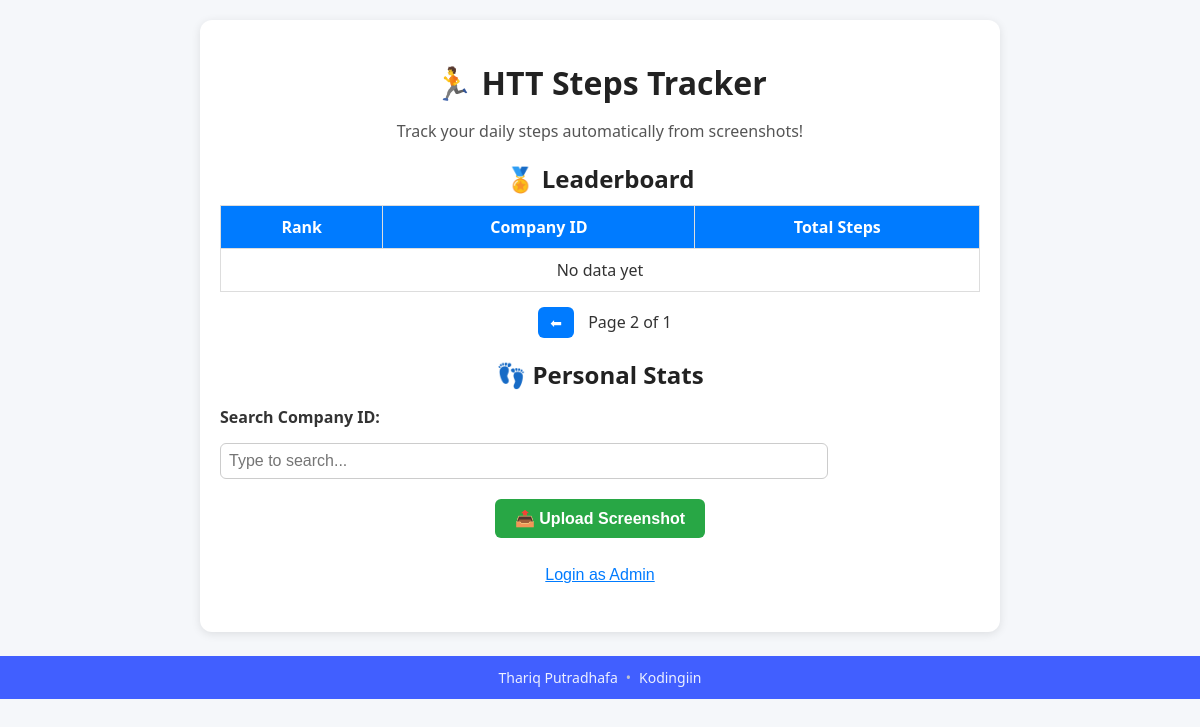
Page /?page=2 on the earlier database version.
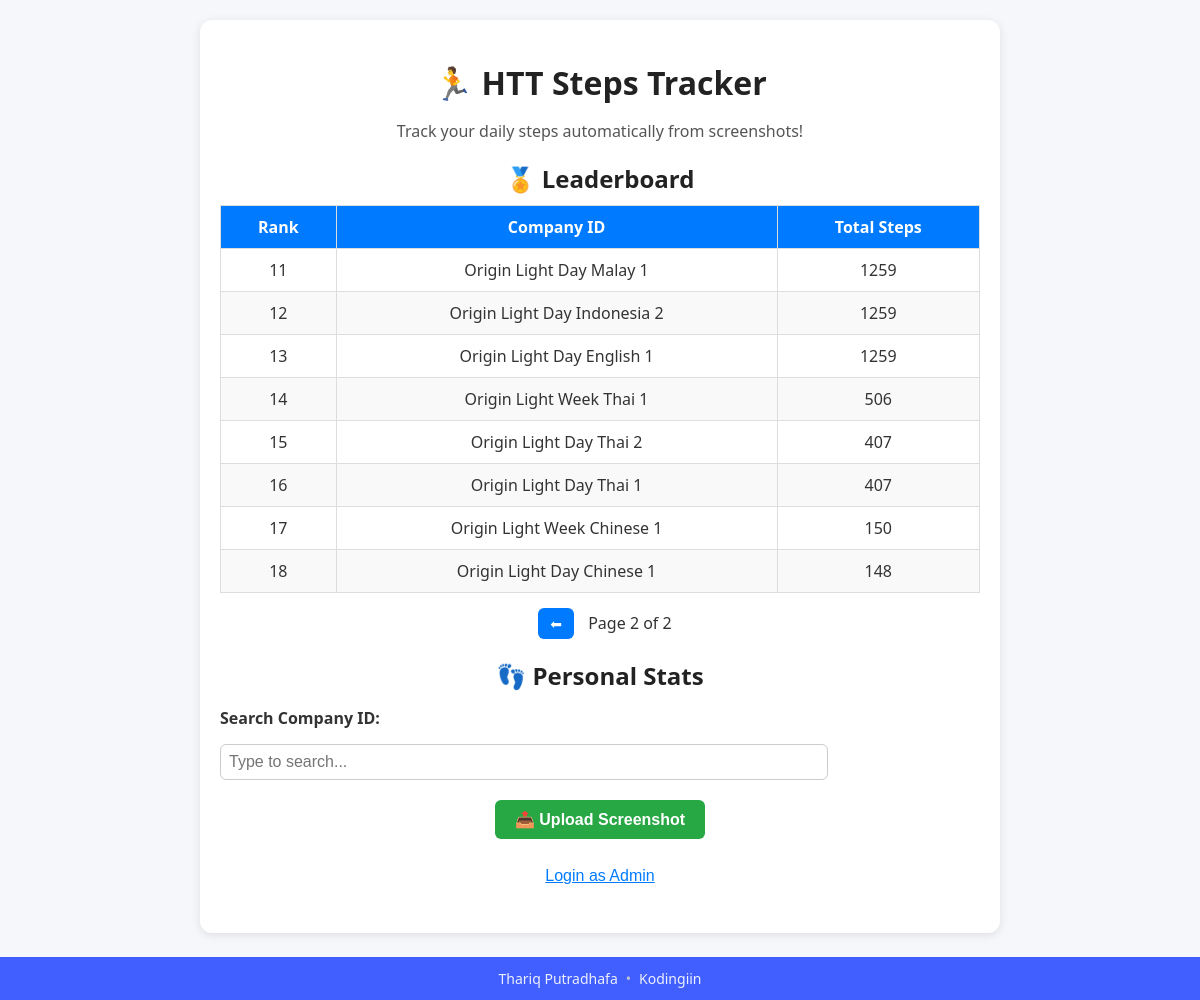
Same page on the later database version.
### tables this page shows
CREATE TABLE steps (
                        id INTEGER PRIMARY KEY AUTOINCREMENT,
                        name TEXT,
                        steps INTEGER,
                        filename TEXT,
                        created_at TEXT
                    );

### app.py (the view, shortened to what this page needs)
@app.route('/')
def index():
    user = request.args.get('user', '')
    page = int(request.args.get('page', 1))
    per_page = 10
    offset = (page - 1) * per_page
    conn = get_db_connection()
    total_count = conn.execute('''
        SELECT COUNT(DISTINCT name) as count FROM steps
    ''').fetchone()['count']
    pages = (total_count + per_page - 1) // per_page
    leaderboard = conn.execute('''
        SELECT name, SUM(steps) as total_steps
        FROM steps
        GROUP BY name
        ORDER BY total_steps DESC
        LIMIT ? OFFSET ?
    ''', (per_page, offset)).fetchall()
    users = [row['name'] for row in conn.execute('SELECT DISTINCT name FROM steps')]
    personal_records = []
    conn.close()
    return render_template('index.html',
                           leaderboard=leaderboard,
                           users=users,
                           personal_records=personal_records,
                           selected_name=user,
                           page=page,
                           pages=pages)

### app.py (called while the page is built)
def get_db_connection():
    conn = sqlite3.connect(app.config['DATABASE'])
    conn.row_factory = sqlite3.Row
    return conn

### templates/index.html (shortened to what this page needs)
<!doctype html>
<html lang="en">
<head>
  <link rel="stylesheet" href="{{ url_for('static', filename='style.css') }}">
</head>
<body>
  <main class="container">
    <h1>🏃 HTT Steps Tracker</h1>
    <p>Track your daily steps automatically from screenshots!</p>
    <section class="leaderboard">
      <h2>🏅 Leaderboard</h2>
      <table>
        <thead>
          <tr>
            <th>Rank</th>
            <th>Company ID</th>
            <th>Total Steps</th>
          </tr>
        </thead>
        <tbody>
          {% for row in leaderboard %}
          <tr class="
          ">
            <td>{{ (page - 1) * 10 + loop.index }}</td>
            <td>{{ row['name'] }}</td>
            <td>{{ row['total_steps'] }}</td>
          </tr>
          {% else %}
          <tr><td colspan="3" style="text-align:center;">No data yet</td></tr>
          {% endfor %}
        </tbody>
      </table>
      <div class="pagination">
        {% if page > 1 %}
          <a href="/?page={{ page - 1 }}" class="page-btn">⬅</a>
        {% endif %}
        <span>Page {{ page }} of {{ pages }}</span>
      </div>
    </section>
    <section class="personal">
      <h2>👣 Personal Stats</h2>
      <form id="searchForm" method="get" action="/" autocomplete="off">
        <label for="userSearch">Search Company ID:</label>
        <div style="position: relative; width: 80%;">
          <input
            type="text"
            id="userSearch"
            name="user"
            value="{{ selected_name }}"
            placeholder="Type to search..."
            style="padding:8px; width:100%; border-radius:6px; border:1px solid #ccc;"
            oninput="showSuggestions(this.value)"
            onfocus="showSuggestions(this.value)"
          >
        </div>
      </form>
    </section>
    <p style="text-align:center; margin-top:20px;">
      <button class="btn" onclick="openUploadChoice()">📤 Upload Screenshot</button>
    </p>
    <p style="text-align:center; margin-top:10px;">
      <button onclick="openLoginModal()" style="background:none;border:none;color:#007bff;cursor:pointer;text-decoration:underline;">Login as Admin</button>
    </p>
  </main>
  <footer class="site-footer">
    <div class="footer-inner">
      <span>Thariq Putradhafa</span>
      <span class="footer-sep">•</span>
      <span>Kodingiin</span>
    </div>
  </footer>
</body>
</html>

Differences in the rows shown:
added steps: index "11", name "Origin Light Day Malay 1", total_steps "1259"
added steps: index "12", name "Origin Light Day Indonesia 2", total_steps "1259"
added steps: index "13", name "Origin Light Day English 1", total_steps "1259"
added steps: index "14", name "Origin Light Week Thai 1", total_steps "506"
added steps: index "15", name "Origin Light Day Thai 2", total_steps "407"
added steps: index "16", name "Origin Light Day Thai 1", total_steps "407"
added steps: index "17", name "Origin Light Week Chinese 1", total_steps "150"
added steps: index "18", name "Origin Light Day Chinese 1", total_steps "148"
Other differences:
{{ pages }}: "1" → "2"
text no longer shown: "No data yet"
